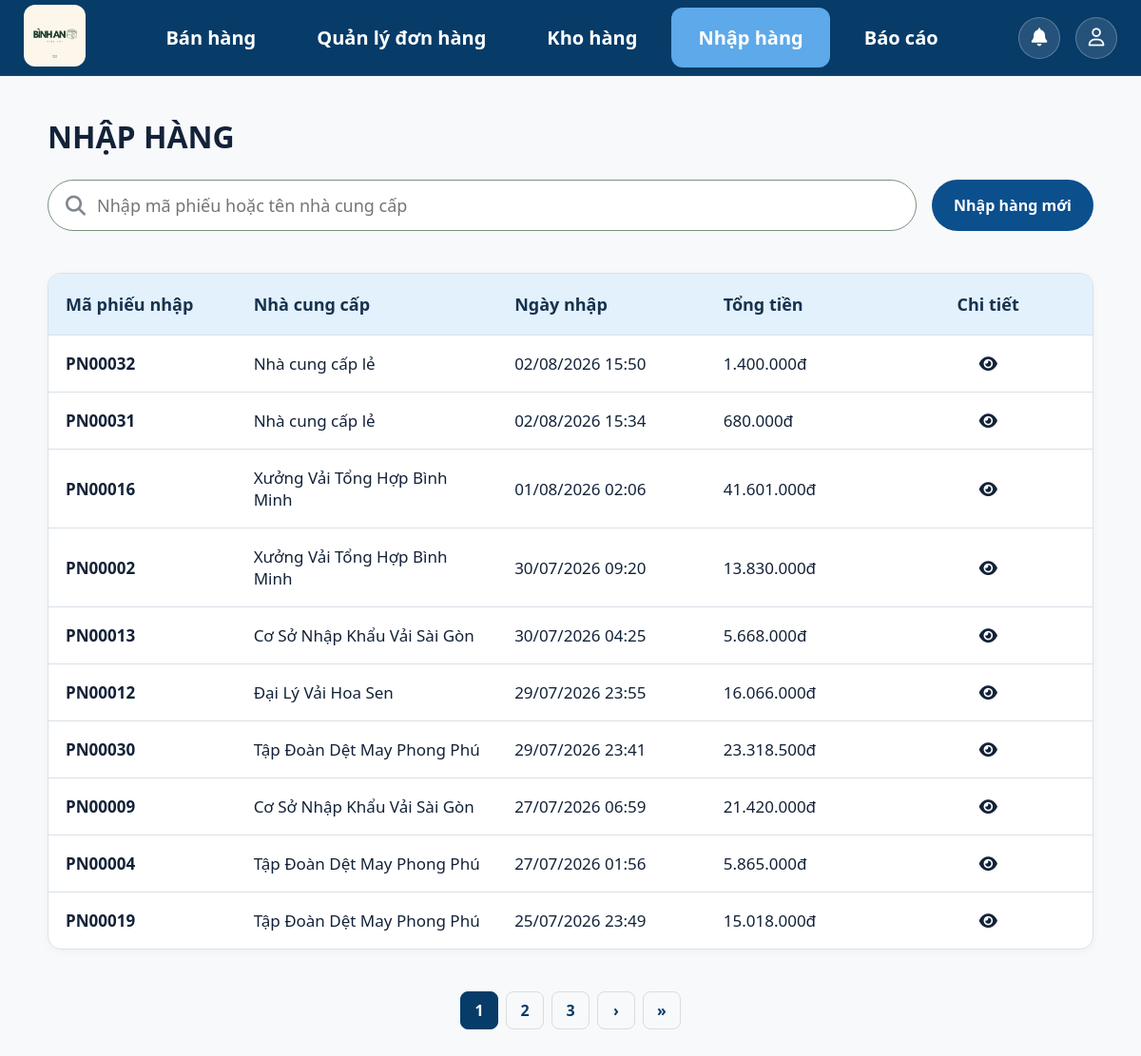
The page /inventory/purchase/ (signed in) on the database its author committed.
### inventory/models.py (models this page shows, shortened)
class PurchaseReceipt(models.Model):
    employee = models.ForeignKey(settings.AUTH_USER_MODEL, on_delete=models.PROTECT, related_name="purchase_receipts",verbose_name="Người lập"
    )
    supplier_name = models.CharField( max_length=200,verbose_name="Tên nhà cung cấp")
    supplier_phone = models.CharField(max_length=15,blank=True,verbose_name="SĐT nhà cung cấp")
    total_amount = models.DecimalField( max_digits=14, decimal_places=0,default=0,verbose_name="Tổng tiền")
    created_at = models.DateTimeField( auto_now_add=True,verbose_name="Ngày nhập")
    updated_at = models.DateTimeField(auto_now=True)
    class Meta:
        verbose_name = "Phiếu nhập"
        verbose_name_plural = "Phiếu nhập"
        ordering = ["-created_at"]
    @property
    def purchase_code(self):
        return f"PN{self.pk:05d}"

### inventory/views.py (the view)
# urls.py: path("purchase/", views.purchase_list, name="purchase_list",),
@login_required(login_url="login")
def purchase_list(request):
    query = request.GET.get("q", "").strip()
    purchases = process_search_purchase(query=query)
    paginator = Paginator(purchases, 10)
    page_number = request.GET.get("page")
    page_obj = paginator.get_page(page_number)
    return render(
        request,
        "inventory/purchase_management.html",
        {
            "purchases": page_obj,
            "page_obj": page_obj,
            "query": query,
        },
    )

### accounts/context_processors.py (called while the page is built)
def notifications_context(request):
    if request.user.is_authenticated:
        user_notifications = Notification.objects.filter(receiver=request.user).order_by("-created_at")[:10]
        unread_count = Notification.objects.filter(receiver=request.user, is_read=False).count()
        return {
            "notifications": user_notifications,
            "unread_notification_count": unread_count,
        }
    return {
        "notifications": [],
        "unread_notification_count": 0,
    }

### accounts/models.py (called while the page is built)
    @property
    def is_owner(self):
        return self.role == self.Role.OWNER

### inventory/utils.py (called while the page is built, shortened)
def process_search_purchase(query=""):
    purchases = PurchaseReceipt.objects.select_related("employee").all().order_by("-created_at")
    query = query.strip() if query else ""
    return purchases

### sales/templatetags/money.py (called while the page is built)
@register.filter
def money(value):
    if value in [None, ""]:
        return ""
    try:
        numeric_value = float(value)
        return f"{numeric_value:,.0f}".replace(",", ".") + "đ"
    except (ValueError, TypeError):
        return value

### templates/inventory/purchase_management.html (shortened to what this page needs)
{% extends "base.html" %}
{% load static %}
{% load money%}
{% block nav_purchase %}
    active
{% endblock %}
{% block css %}
<link rel="stylesheet" href="{% static 'css/orders_management.css' %}">
<link rel="stylesheet" href="{% static 'css/layout.css' %}">
<link rel="stylesheet" href="{% static 'css/base.css' %}">
<link rel="stylesheet" href="{% static 'css/inventory.css' %}">
{% endblock %}
{% block content %}
    <div class="page-content">
        <div class="page-heading">
            <div>
                <h1>NHẬP HÀNG</h1>
            </div>
        </div>
        <div class="search-header">
            <form id="searchForm" class="search-form"method="get">
                <i class="fa-solid fa-magnifying-glass"></i>
                <input id="q" name="q" value="{{ query }}" placeholder="Nhập mã phiếu hoặc tên nhà cung cấp" autocomplete="off">
            </form>
            <div class="search-actions">
                <a href="{% url 'inventory:purchase_create' %}" class="btn-add">
                    Nhập hàng mới
                </a>
            </div>
        </div>
        <section class="table-card">
            <table>
                <thead>
                    <tr>
                        <th width="18%">Mã phiếu nhập</th>
                        <th width="25%">Nhà cung cấp</th>
                        <th width="20%">Ngày nhập</th>
                        <th width="17%">Tổng tiền</th>
                        <th width="20%">Chi tiết</th>
                    </tr>
                </thead>
                <tbody id="purchase-list-body">
                    {% for purchase in purchases %}
                        <tr class="purchase-row"
                            data-id="{{ purchase.id }}"
                            data-status="{{ purchase.status }}"
                            onclick="window.location='{% url 'inventory:purchase_detail' purchase.id %}'"
                            style="cursor: pointer;">
                            <td><strong>{{ purchase.purchase_code }}</strong></td>
                            <td>{{ purchase.supplier_name|default:"Nhà cung cấp lẻ" }}</td>
                            <td>{{ purchase.created_at|date:"d/m/Y H:i" }}</td>
                            <td class="total-money">{{ purchase.total_amount|money }}</td>
                            <td><i class="fa-solid fa-eye"></i></td>
                        </tr>
                    {% empty %}
                        <tr>
                            <td colspan="5" class="empty-state" style="text-align: center; padding: 30px; color: #666;">
                                Chưa có phiếu nhập nào
                            </td>
                        </tr>
                    {% endfor %}
                </tbody>
            </table>
        </section>
        <div class="pagination">
            {% for num in page_obj.paginator.page_range %}
                {% if page_obj.number == num %}
                    <span class="current">{{ num }}</span>
                {% elif num > page_obj.number|add:'-3' and num < page_obj.number|add:'3' %}
                    <a href="?page={{ num }}&q={{ query }}">
                        {{ num }}
                    </a>
                {% endif %}
            {% endfor %}
            {% if page_obj.has_next %}
                <a href="?page={{ page_obj.next_page_number }}&q={{ query }}">›</a>
                <a href="?page={{ page_obj.paginator.num_pages }}&q={{ query }}">»</a>
            {% endif %}
        </div>
    </div>
{% endblock%}

### static/css/base.css (style rules this page uses)
* { margin: 0; padding: 0; box-sizing: border-box; font-family: "Segoe UI", sans-serif; }
body { background: #f5f6f8; color: #132238; }

### static/css/orders_management.css (style rules this page uses)
.btn-add { display: inline-flex; align-items: center; justify-content: center; min-width: 140px; height: 54px; padding: 0 22px; background: #0b4f8d; color: #fff; border-radius: 28px; font-size: 16px; font-weight: 700; text-decoration: none; border: 1px solid transparent; transition: .2s; }
.table-card table th:last-child, .table-card table td:last-child, #order-list-body td:last-child { text-align: center !important; vertical-align: middle !important; }
.search-header { display:flex; align-items:flex-start; justify-content:space-between; gap:16px; flex-wrap:wrap; margin-bottom:16px; }
.search-form { flex:1 1 700px; min-height:54px; padding:10px 18px; border:1px solid #77917f; background:#fff; border-radius:28px; display:flex; align-items:center; gap:12px; min-width:0; }
.search-form i { color:#7e8791; font-size:21px; }
.search-form input { flex:1; min-width:150px; border:0; outline:0; font-size:18px; }
.search-actions { display:flex; align-items:center; gap:12px; flex-wrap:wrap; }

### static/css/layout.css (style rules this page uses)
.page-content { max-width:1440px; margin:0 auto; padding:42px 50px 60px; }
.page-heading { display:flex; justify-content:space-between; align-items:center; gap:24px; margin-bottom:24px; }
.page-heading h1 { margin:0; font-size:32px; color:#132238; font-weight:700; }
.search-form { width:min(860px,100%); min-height:54px; display:flex; align-items:center; gap:12px; padding:6px 18px; margin-bottom:28px; background:#fff; border:1px solid #77917f; border-radius:28px; }
.search-form i { color:#7e8791; font-size:20px; }
.search-form input { flex:1; border:none; outline:none; font-size:17px; background:transparent; }
.table-card { overflow:hidden; background:#fff; border:1px solid #d9e1e8; border-radius:14px; box-shadow:0 2px 8px rgba(17,42,73,.04); }
.table-card table { width:100%; border-collapse:collapse; }
.table-card thead th { padding:20px 18px; background:#e2f1fb; color:#17324e; font-size:18px; text-align:left; }
.table-card tbody td { padding:18px; border-top:1px solid #d9e1e8; font-size:17px; }
.pagination { margin-top: 36px !important; margin-bottom: 28px !important; padding: 8px 0 !important; display: flex; justify-content: center; align-items: center; gap: 8px; }
.pagination a, .pagination span { min-width: 40px; height: 40px; display: flex; justify-content: center; align-items: center; border: 1px solid #dcdcdc; border-radius: 8px; text-decoration: none; color: #073B68; font-weight: 600; transition: .2s; }
.pagination .current { background: #073B68; color: white; border-color: #073B68; }

### static/css/inventory.css (style rules this page uses)
:root { --navy:#073b68; --blue:#2f88c6; --border:#d9e1e8; --muted:#667085; --warning-bg:#fff0f0; --warning-border:#e65f5f; }
* { box-sizing:border-box; }
body { margin:0; min-height:100vh; padding-top:80px; overflow:auto; background:#f7f9fb; color:#132238; font-family:"Segoe UI", Arial, sans-serif; }
.page-content { max-width:1440px; margin:0 auto; padding:42px 50px 60px; }
.page-heading { display:flex; justify-content:space-between; align-items:center; gap:24px; margin-bottom:24px; }
h1, h2, p { margin-top:0; }
h1 { margin-bottom:6px; font-size:32px; }
.search-header { display:flex; align-items:flex-start; justify-content:space-between; gap:16px; flex-wrap:wrap; margin-bottom:16px; }
.search-form { flex:1 1 700px; min-height:54px; padding:10px 18px; border:1px solid #77917f; background:#fff; border-radius:28px; display:flex; align-items:center; gap:12px; min-width:0; }
.search-form i { color:#7e8791; font-size:21px; }
.search-form input { flex:1; min-width:150px; border:0; outline:0; font-size:18px; }
.search-actions { display:flex; align-items:center; gap:12px; flex-wrap:wrap; }
.btn-add { display:inline-flex; align-items:center; justify-content:center; min-width:140px; height:54px; padding:0 22px; background:#0b4f8d; color:#fff; border-radius:28px; font-size:16px; font-weight:700; text-decoration:none; border:1px solid transparent; transition:.2s; }
.table-card, .history-card, .detail-card { overflow:hidden; border:1px solid var(--border); border-radius:14px; background:#fff; box-shadow:0 2px 8px rgba(17, 42, 73, .04); }
table { width:100%; border-collapse:collapse; }
th { padding:20px 18px; background:#e2f1fb; color:#17324e; text-align:left; font-size:18px; }
td { padding:18px; border-top:1px solid var(--border); font-size:17px; }
tbody tr { cursor:pointer; }

### rows shown on the page
PurchaseReceipt: purchase_code "PN00032", supplier_name "Nhà cung cấp lẻ", created_at "02/08/2026 15:50", total_amount "1.400.000đ"
PurchaseReceipt: purchase_code "PN00031", supplier_name "Nhà cung cấp lẻ", created_at "02/08/2026 15:34", total_amount "680.000đ"
PurchaseReceipt: purchase_code "PN00016", supplier_name "Xưởng Vải Tổng Hợp Bình Minh", created_at "01/08/2026 02:06", total_amount "41.601.000đ"
PurchaseReceipt: purchase_code "PN00002", supplier_name "Xưởng Vải Tổng Hợp Bình Minh", created_at "30/07/2026 09:20", total_amount "13.830.000đ"
PurchaseReceipt: purchase_code "PN00013", supplier_name "Cơ Sở Nhập Khẩu Vải Sài Gòn", created_at "30/07/2026 04:25", total_amount "5.668.000đ"
PurchaseReceipt: purchase_code "PN00012", supplier_name "Đại Lý Vải Hoa Sen", created_at "29/07/2026 23:55", total_amount "16.066.000đ"
PurchaseReceipt: purchase_code "PN00030", supplier_name "Tập Đoàn Dệt May Phong Phú", created_at "29/07/2026 23:41", total_amount "23.318.500đ"
PurchaseReceipt: purchase_code "PN00009", supplier_name "Cơ Sở Nhập Khẩu Vải Sài Gòn", created_at "27/07/2026 06:59", total_amount "21.420.000đ"
PurchaseReceipt: purchase_code "PN00004", supplier_name "Tập Đoàn Dệt May Phong Phú", created_at "27/07/2026 01:56", total_amount "5.865.000đ"
PurchaseReceipt: purchase_code "PN00019", supplier_name "Tập Đoàn Dệt May Phong Phú", created_at "25/07/2026 23:49", total_amount "15.018.000đ"

### other values the page prints
{{ num }} "1"
{{ num }} "2" "3"
